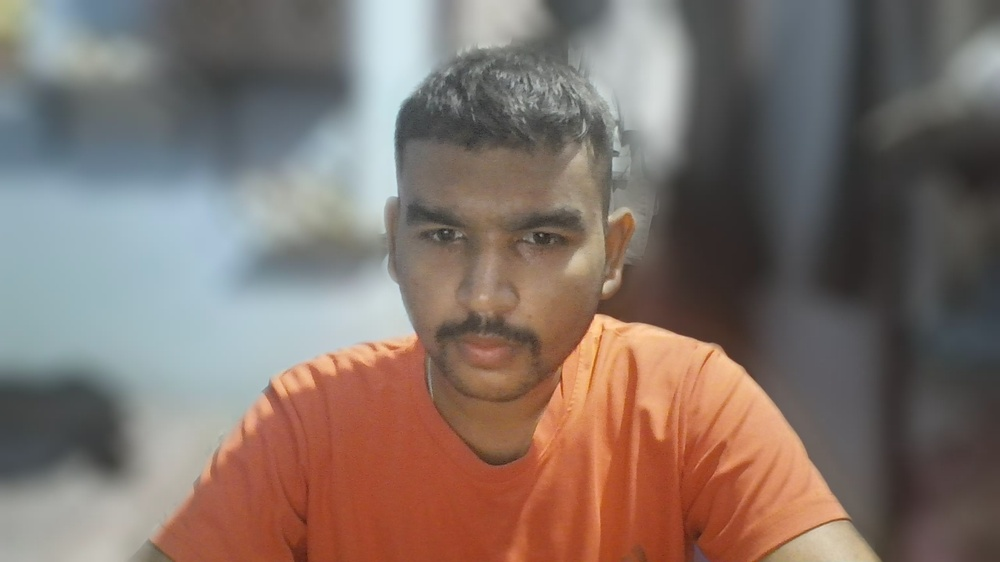
#> input picture test_frame.jpg, 1000 x 562 px, shrunk from 2560 x 1440 before the run; its folder holds only this picture in this run
$ python -i face_boundary_blend.py   (imports and definitions only)
#> lines starting #> are read from the running program, lines starting #| are printed output that depends on the picture
### image_module/detectors/_common.py
"""Shared helpers for the image detectors.

Every detector takes a file path and returns a dict with a "score" in [0, 1]
(higher means more suspicious) and an "applicable" flag. A detector that cannot
say anything about an image (no face found, image too small) returns
applicable=False and a score of 0.0, so callers can tell "clean" from "no opinion".
"""
import math

import cv2
import numpy as np

_FACE_CASCADE = None
_EYE_CASCADE = None


def load_bgr(path):
    """Read an image as uint8 BGR without resizing. Works with non-ASCII Windows paths."""
#> called with path = '../../test_frame.jpg'
    data = np.fromfile(path, dtype=np.uint8)
    img = cv2.imdecode(data, cv2.IMREAD_COLOR)
#> img is the input picture: shape (562, 1000, 3); mean B, G, R 106.5, 113.9, 129.2
    if img is None:
        raise ValueError(f"Could not decode image: {path}")
    return img


def load_gray(path):
    return cv2.cvtColor(load_bgr(path), cv2.COLOR_BGR2GRAY)


def clip01(value):
    value = float(value)
    if not math.isfinite(value):
        return 0.0
    return min(max(value, 0.0), 1.0)


def result(score, **details):
    out = {"score": clip01(score), "applicable": True}
    for key, value in details.items():
        out[key] = float(value) if isinstance(value, (np.floating, np.integer)) else value
    return out


def not_applicable(reason):
    return {"score": 0.0, "applicable": False, "details": reason}


def face_cascade():
    global _FACE_CASCADE
    if _FACE_CASCADE is None:
        _FACE_CASCADE = cv2.CascadeClassifier(
            cv2.data.haarcascades + "haarcascade_frontalface_default.xml")
    return _FACE_CASCADE


# [5 lines left out: function eye_cascade, not called in this run]


def largest_face(gray):
    faces = face_cascade().detectMultiScale(gray, 1.3, 5)
    if len(faces) == 0:
        return None
    return max(faces, key=lambda b: b[2] * b[3])

### image_module/detectors/face_boundary_blend.py
import cv2
import numpy as np

from ._common import largest_face, load_bgr, not_applicable, result


def analyze_face_boundary(image_path):
    """Colour mismatch between the inner face and the skin band around it.

    Face swaps often leave a shift in skin tone where the pasted face meets the
    host. Compares Cr/Cb histograms of the inner face against the surrounding ring
    (the Haar face box padded by 10%, minus the inner face).
    """
    img = load_bgr(image_path)
    gray = cv2.cvtColor(img, cv2.COLOR_BGR2GRAY)
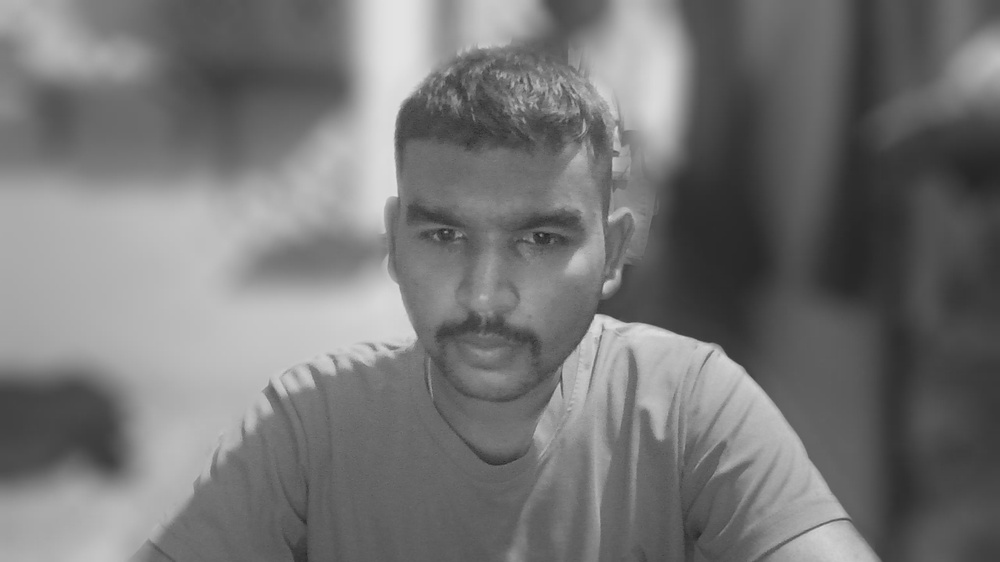
#> gray: shape (562, 1000); min 29, max 227, mean 117.7
    face = largest_face(gray)
#> in largest_face, `faces = face_cascade().detectMultiScale(gray, 1.3, 5)`: faces = [[363, 140, 255, 255]]
#> face = [363, 140, 255, 255]
    if face is None:
        return not_applicable("No face detected")
    x, y, w, h = [int(v) for v in face]
#> x = 363; y = 140; w = 255; h = 255
    H, W = gray.shape
#> H = 562; W = 1000

    ix1, iy1 = int(x + w * 0.2), int(y + h * 0.2)
#> ix1 = 414; iy1 = 191
    ix2, iy2 = int(x + w * 0.8), int(y + h * 0.8)
#> ix2 = 567; iy2 = 344
    pad = int(w * 0.1)
#> pad = 25
    ox1, oy1 = max(0, x - pad), max(0, y - pad)
#> ox1 = 338; oy1 = 115
    ox2, oy2 = min(W, x + w + pad), min(H, y + h + pad)
#> ox2 = 643; oy2 = 420

    ycrcb = cv2.cvtColor(img, cv2.COLOR_BGR2YCrCb)
#> ycrcb: shape (562, 1000, 3); mean of channels 0, 1, 2 117.7, 136.2, 121.7
    inner = ycrcb[iy1:iy2, ix1:ix2]
#> inner: shape (153, 153, 3); mean of channels 0, 1, 2 112.9, 141.3, 115.3
    outer = ycrcb[oy1:oy2, ox1:ox2]
#> outer: shape (305, 305, 3); mean of channels 0, 1, 2 127.3, 141.6, 115.5
    ring = np.ones(outer.shape[:2], dtype=np.uint8)
    ring[iy1 - oy1:iy2 - oy1, ix1 - ox1:ix2 - ox1] = 0
    if inner.size == 0 or ring.sum() == 0:
        return not_applicable("Face region too small")

    shift = 0.0
    for channel in (1, 2):  # Cr, Cb in YCrCb order
        a = cv2.calcHist([inner], [channel], None, [32], [0, 256])
        b = cv2.calcHist([outer], [channel], ring, [32], [0, 256])
        cv2.normalize(a, a)
        cv2.normalize(b, b)
        shift += cv2.compareHist(a, b, cv2.HISTCMP_BHATTACHARYYA)
#> this loop made 2 passes
#> shift on passes 1 to 2: 0.519, 0.986
#> after the loop, shift = 0.986

    return result(shift / 0.8, colour_shift=shift)

>>> result = analyze_face_boundary('../../test_frame.jpg')
#> result = {'score': 1, 'applicable': True, 'colour_shift': 0.986}
